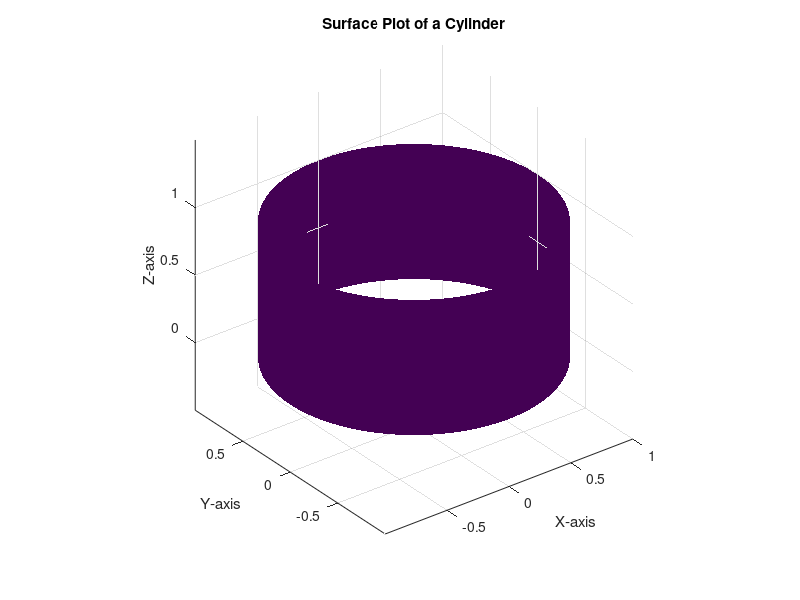

This chart was generated by the following MATLAB code:
theta = linspace(0, 2*pi, 100);  % Angles for circle points
radius = 1;  % Radius of the cylinder
height = 1;  % Height of the cylinder

% Create circle points at z=0
x_circle = radius * cos(theta);
y_circle = radius * sin(theta);
z_circle = zeros(size(theta));

% Create circle points at z=1
z_top_circle = ones(size(theta));

% Combine points for the surface plot
x_surface = [x_circle; x_circle];
y_surface = [y_circle; y_circle];
z_surface = [z_circle; z_top_circle];

% Create the surface plot
figure;
surf(x_surface, y_surface, z_surface, 'EdgeColor', 'none');
title('Surface Plot of a Cylinder');
xlabel('X-axis');
ylabel('Y-axis');
zlabel('Z-axis');
axis equal;
